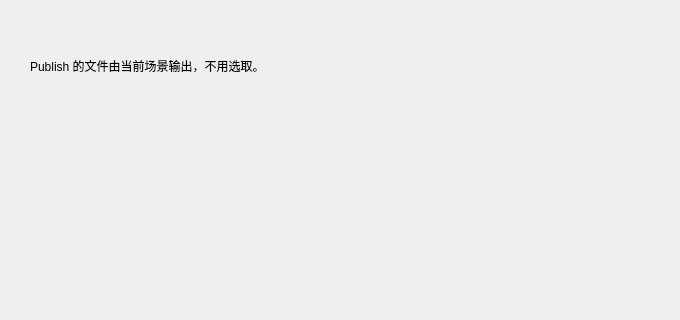
<?xml version="1.0" encoding="UTF-8"?>
<ui version="4.0">
 <class>Form</class>
 <widget class="QWidget" name="Form">
  <property name="geometry">
   <rect>
    <x>0</x>
    <y>0</y>
    <width>680</width>
    <height>320</height>
   </rect>
  </property>
  <property name="windowTitle">
   <string>Form</string>
  </property>
  <widget class="QLabel" name="label">
   <property name="geometry">
    <rect>
     <x>30</x>
     <y>30</y>
     <width>621</width>
     <height>71</height>
    </rect>
   </property>
   <property name="text">
    <string>Publish 的文件由当前场景输出，不用选取。</string>
   </property>
  </widget>
 </widget>
 <resources/>
 <connections/>
</ui>
